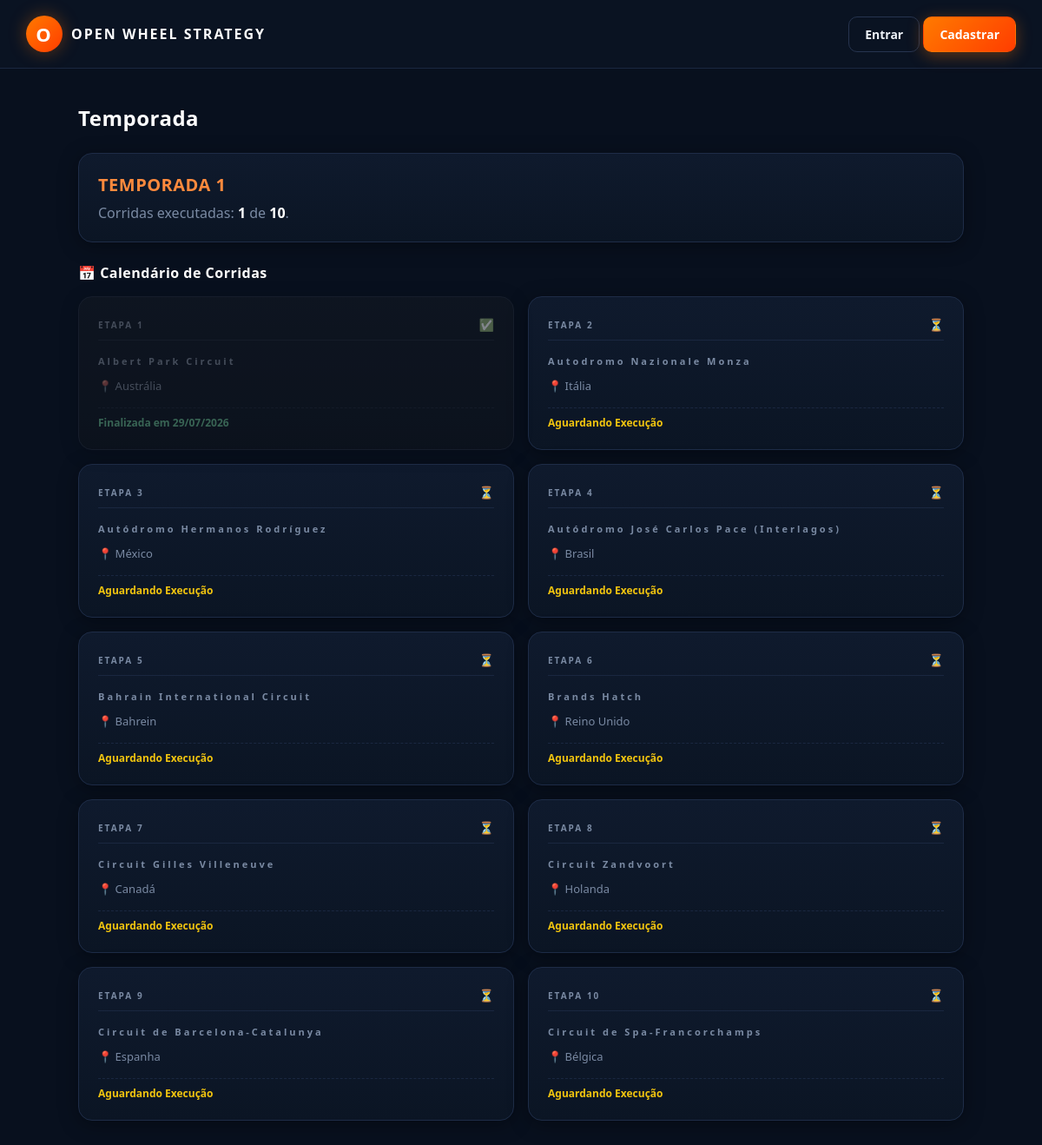
Before: /temporada with the older database file.
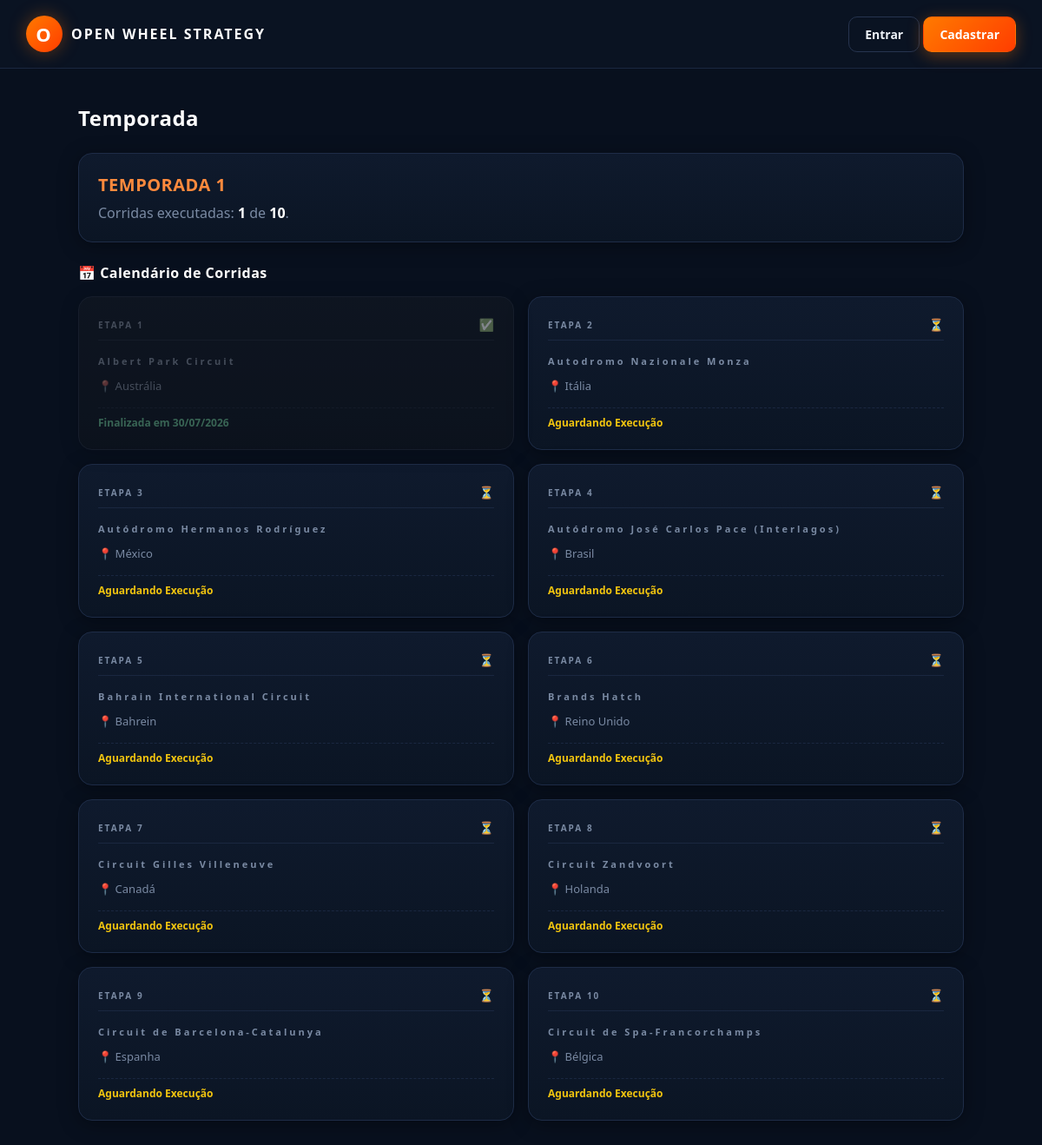
After: the same page with the newer database file.
### models_temporada.py (models this page shows, shortened)
class Temporada(db.Model):
    __tablename__ = "temporadas"
    id = db.Column(db.Integer, primary_key=True)
    nome = db.Column(db.String(120), nullable=False)
    ativa = db.Column(db.Boolean, default=False, nullable=False)
    data_criacao = db.Column(db.DateTime, default=datetime.utcnow)
    corridas_agendadas = db.relationship(
        "CorridaAgendada", backref="temporada",
        cascade="all, delete-orphan",
        order_by="CorridaAgendada.ordem",
    )
    @classmethod
    def ativa_atual(cls):
        try:
            return cls.query.filter_by(ativa=True).first()
        except (OperationalError, ProgrammingError, NoSuchTableError):
            return None
    def total_corridas(self):
        return len(self.corridas_agendadas)
    def corridas_executadas(self):
        return sum(1 for c in self.corridas_agendadas if c.executada)

class CorridaAgendada(db.Model):
    __tablename__ = "corridas_agendadas"
    id = db.Column(db.Integer, primary_key=True)
    temporada_id = db.Column(db.Integer, db.ForeignKey("temporadas.id"), nullable=False)
    pista_real_id = db.Column(db.Integer, nullable=False)
    pista_nome = db.Column(db.String(120))
    ordem = db.Column(db.Integer, nullable=False)
    executada = db.Column(db.Boolean, default=False, nullable=False)
    data_execucao = db.Column(db.DateTime)
    resultado_json = db.Column(db.Text, default="[]")
    def resultados(self):
        try:
            return json.loads(self.resultado_json or "[]")
        except (json.JSONDecodeError, TypeError):
            return []

### rotas/temporada.py (the view)
    @app.route("/temporada")
    def temporada_view():
        temporada = Temporada.ativa_atual()
        if not temporada:
            return render_template("temporada.html", temporada=None, ranking=[], pistas_por_id={})
        ranking = ranking_temporada(temporada)
        pistas_por_id = {p["id"]: p for p in listar_pistas_reais()}
        return render_template("temporada.html", temporada=temporada, ranking=ranking, pistas_por_id=pistas_por_id)

### app.py (called while the page is built)
def _registrar_contexto(app):
    @app.context_processor
    def injetar_globais():
        usuario_id = session.get("usuario_id")
        usuario = Usuario.query.get(usuario_id) if usuario_id else None
        return {
            "usuario_logado": usuario,
            "categorias_fornecedor": FORNECEDORES_CONFIG,
            "temporada_ativa": Temporada.ativa_atual(),
        }

### pistas_reais_db.py (called while the page is built)
def obter_conexao():
    conexao = sqlite3.connect(CAMINHO_BANCO)
    conexao.row_factory = sqlite3.Row
    return conexao

def listar_pistas_reais():
    conexao = obter_conexao()
    linhas = conexao.execute("SELECT * FROM pistas_reais ORDER BY nome").fetchall()
    conexao.close()
    return [dict(linha) for linha in linhas]

### rotas/temporada.py (called while the page is built)
def registrar(app):
    @app.route("/pistas-reais")
    def pistas_reais_view():
        criar_banco_pistas_reais()
        pistas = listar_pistas_reais()
        return render_template("pistas_reais.html", pistas=pistas)
    @app.route("/temporada")
    def temporada_view():
        temporada = Temporada.ativa_atual()
        if not temporada:
            return render_template("temporada.html", temporada=None, ranking=[], pistas_por_id={})
        ranking = ranking_temporada(temporada)
        pistas_por_id = {p["id"]: p for p in listar_pistas_reais()}
        return render_template("temporada.html", temporada=temporada, ranking=ranking, pistas_por_id=pistas_por_id)

### templates/temporada.html
{% extends "base.html" %}
{% block css_extra %}
<link rel="stylesheet" href="{{ url_for('static', filename='css/telas/temporada.css') }}">
{% endblock %}
{% block content %}
<h1 class="temp-title">Temporada</h1>
{% if not temporada %}
    <div class="ows-alert ows-alert-info">
        Nenhuma temporada ativa no momento. Peça pro admin criar uma em
        <code class="temp-code">/admin/temporadas</code>.
    </div>
{% else %}
    <div class="ows-card temp-mb">
        <h2 class="temp-card-title">{{ temporada.nome }}</h2>
        <p class="ows-muted ows-m-0">
            Corridas executadas: <strong class="ows-strong">{{ temporada.corridas_executadas() }}</strong>
            de <strong class="ows-strong">{{ temporada.total_corridas() }}</strong>.
        </p>
    </div>
    <h2 class="temp-subtitle">📅 Calendário de Corridas</h2>
    <div class="ows-grid-3">
        {% for corrida in temporada.corridas_agendadas %}
        {% set pista = pistas_por_id.get(corrida.pista_real_id) %}
        <div class="ows-card temp-calendar-card {% if corrida.executada %}temp-card-done{% endif %}">
            <div class="temp-calendar-header">
                <span class="ows-badge-label">ETAPA {{ corrida.ordem }}</span>
                {% if corrida.executada %}
                    <span class="temp-status-icon">✅</span>
                {% else %}
                    <span class="temp-status-icon">⏳</span>
                {% endif %}
            </div>
            <h3 class="temp-track-name">{{ corrida.pista_nome or (pista.nome if pista else '?') }}</h3>
            <p class="ows-muted temp-track-country">📍 {{ pista.pais if pista else '-' }}</p>
            <div class="temp-calendar-footer">
                {% if corrida.executada %}
                    <span class="temp-date-done">
                        Finalizada
                        {% if corrida.data_execucao %}
                            em {{ corrida.data_execucao.strftime('%d/%m/%Y') }}
                        {% endif %}
                    </span>
                {% else %}
                    <span class="temp-date-wait">Aguardando Execução</span>
                {% endif %}
            </div>
        </div>
        {% else %}
        <div class="ows-alert ows-alert-warning temp-empty-grid">
            Nenhuma corrida no calendário.
        </div>
        {% endfor %}
    </div>
{% endif %}
{% endblock %}

### templates/base.html (shortened to what this page needs)
<!DOCTYPE html>
<html lang="pt-br">
<head>
    <link href="{{ url_for('static', filename='css/variaveis.css') }}" rel="stylesheet">
    <link href="{{ url_for('static', filename='css/base.css') }}" rel="stylesheet">
    <link href="{{ url_for('static', filename='css/componentes.css') }}" rel="stylesheet">
    <link href="{{ url_for('static', filename='css/formularios.css') }}" rel="stylesheet">
    {% block css_extra %}{% endblock %}
</head>
<body>
{% if usuario_logado %}
<div class="ows-shell">
    <aside class="ows-sidebar">
        <div class="ows-logo">
            <div class="ows-logo-mark">O</div>
            <div class="ows-logo-text">OPEN WHEEL<br><span>STRATEGY</span></div>
        </div>
        <div class="ows-menu-section">COMANDO</div>
        <a href="{{ url_for('home') }}" class="ows-menu-link {% if request.endpoint == 'home' %}active{% endif %}"><span class="ows-icon">🏠</span> Painel</a>
        <a href="{{ url_for('minha_equipe') }}" class="ows-menu-link {% if request.endpoint == 'minha_equipe' %}active{% endif %}"><span class="ows-icon">🏎️</span> Minha Equipe</a>
        <a href="{{ url_for('desenvolvimento_view') }}" class="ows-menu-link {% if request.endpoint == 'desenvolvimento_view' %}active{% endif %}"><span class="ows-icon">📈</span> Desenvolvimento</a>
        <a href="{{ url_for('treinamento_view') }}" class="ows-menu-link {% if request.endpoint == 'treinamento_view' %}active{% endif %}"><span class="ows-icon">🔧</span> Treinamento</a>
        <div class="ows-menu-section">CORRIDA</div>
        <a href="{{ url_for('montagem_fim_de_semana') }}" class="ows-menu-link {% if request.endpoint == 'montagem_fim_de_semana' %}active{% endif %}"><span class="ows-icon">🔧</span> Montagem Fim de Semana</a>
        <a href="{{ url_for('treino_livre_view') }}" class="ows-menu-link {% if request.endpoint == 'treino_livre_view' %}active{% endif %}"><span class="ows-icon">📋</span> Treino Livre</a>
        <a href="{{ url_for('treino_oficial_view') }}" class="ows-menu-link {% if request.endpoint == 'treino_oficial_view' %}active{% endif %}"><span class="ows-icon">📊</span> Treino Oficial</a>
        <a href="{{ url_for('estrategia_corrida_view') }}" class="ows-menu-link {% if request.endpoint == 'estrategia_corrida_view' %}active{% endif %}"><span class="ows-icon">🎯</span> Estratégia</a>
        <div class="ows-menu-section">CAMPEONATO</div>
        <a href="{{ url_for('temporada_view') }}" class="ows-menu-link {% if request.endpoint == 'temporada_view' %}active{% endif %}"><span class="ows-icon">🏆</span> Temporada</a>
        <a href="{{ url_for('classificacao_view') }}" class="ows-menu-link {% if request.endpoint == 'classificacao_view' %}active{% endif %}"><span class="ows-icon">⏱️</span> Classificação</a>
        <a href="{{ url_for('corrida_view') }}" class="ows-menu-link {% if request.endpoint == 'corrida_view' %}active{% endif %}"><span class="ows-icon">🏁</span> Replay da Corrida</a>
        <a href="{{ url_for('pistas_reais_view') }}" class="ows-menu-link {% if request.endpoint == 'pistas_reais_view' %}active{% endif %}"><span class="ows-icon">🗺️</span> Pistas</a>
        {% if usuario_logado.eh_admin %}
        <div class="ows-menu-section">SISTEMA</div>
        <a href="{{ url_for('admin_dashboard') }}" class="ows-menu-link {% if request.endpoint == 'admin_dashboard' %}active{% endif %}"><span class="ows-icon">⚙️</span> Administração</a>
        {% endif %}
    </aside>
    <div class="ows-main">
        <header class="ows-topbar">
            <div class="ows-topbar-title">CENTRO DE COMANDO</div>
            <div class="ows-topbar-right">
                {% if temporada_ativa %}
                <div class="ows-badge">
                    <div class="ows-badge-label">TEMPORADA</div>
                    <div class="ows-badge-value">{{ temporada_ativa.nome }}</div>
                </div>
                {% endif %}
                <div class="ows-badge">
                    <div class="ows-badge-label">USUÁRIO</div>
                    <div class="ows-badge-value">{{ usuario_logado.email }}</div>
                </div>
                <a href="{{ url_for('logout') }}" class="ows-btn ows-btn-ghost">Sair</a>
            </div>
        </header>
        <div class="ows-content">
            {% with messages = get_flashed_messages(with_categories=true) %}
                {% if messages %}
                    {% for category, message in messages %}
                        <div class="ows-alert ows-alert-{{ category }}">
                            {{ message }}
                        </div>
                    {% endfor %}
                {% endif %}
            {% endwith %}
            {% block content %}{% endblock %}
        </div>
    </div>
</div>
{% else %}
<div class="ows-guest">
    <header class="ows-guest-topbar">
        <a class="ows-guest-brand" href="{{ url_for('home') }}">
            <span class="ows-logo-mark">O</span> OPEN WHEEL STRATEGY
        </a>
        <div>
            <a class="ows-btn ows-btn-ghost" href="{{ url_for('login') }}">Entrar</a>
            <a class="ows-btn ows-btn-primary" href="{{ url_for('registrar') }}">Cadastrar</a>
        </div>
    </header>
    <main class="ows-guest-content">
        {{ self.content() }}
    </main>
</div>
{% endif %}
</body>
</html>

### static/css/variaveis.css (style rules this page uses)
:root { --font-family: 'Segoe UI', 'Inter', Tahoma, sans-serif; --font-mono: 'Courier New', Courier, monospace; --bg-body: #08101e; --bg-sidebar: #0b1524; --bg-topbar: #0a1322; --bg-surface: #101c30; --bg-card-start: #0f1a2d; --bg-card-end: #0b1524; --bg-hover: #0f1c30; --text-white: #ffffff; --text-main: #eef2f8; --text-muted: #b2bccb; --text-label: #7a8aa3; --text-dark: #5a6a83; --color-primary: #ff7a00; --color-primary-dark: #ff3d00; --color-primary-light: #ff8a3d; --color-primary-faded: rgba(255, 122, 0, 0.15); --color-primary-border: rgba(255, 122, 0, 0.35); --color-danger: #b93030; --color-danger-light: #ffb0b0; --color-danger-bg: rgba(255, 70, 70, 0.1); --color-danger-border: rgba(255, 70, 70, 0.4); --color-success: #2ecc71; --color-success-light: #8fe2a0; --color-success-bg: rgba(46, 125, 50, 0.12); --color-success-border: rgba(46, 125, 50, 0.4); --color-warning: #f1c40f; --color-warning-bg: rgba(241, 196, 15, 0.1); --color-warning-border: rgba(241, 196, 15, 0.4); --color-info: #3498db; --color-info-bg: rgba(52, 152, 219, 0.1); --color-info-border: rgba(52, 152, 219, 0.4); --border-light: #26344f; --border-main: #1e2c47; --border-dark: #1a2740; --shadow-card: 0 4px 22px rgba(0, 0, 0, 0.35); --shadow-btn-primary: 0 4px 18px rgba(255, 120, 0, 0.35); --shadow-logo: 0 0 20px rgba(255, 120, 0, 0.35); --spacing-sm: 8px; --spacing-md: 16px; --spacing-lg: 24px; --spacing-xl: 32px; --radius-sm: 4px; --radius-md: 10px; --radius-lg: 16px; --radius-xl: 20px; }

### static/css/base.css (style rules this page uses)
* { box-sizing: border-box; }
html, body { margin: 0; padding: 0; font-family: var(--font-family); background: var(--bg-body); color: var(--text-main); min-height: 100vh; }
a { color: inherit; text-decoration: none; }
h1, h2, h3, h4 { margin: 0 0 12px 0; letter-spacing: 0.5px; }
p { margin: 0 0 12px 0; color: var(--text-muted); }
.ows-logo-mark { width: 42px; height: 42px; border-radius: 50%; background: linear-gradient(135deg, var(--color-primary), var(--color-primary-dark)); display: flex; align-items: center; justify-content: center; font-weight: 800; font-size: 22px; color: var(--text-white); box-shadow: var(--shadow-logo); }
.ows-guest { min-height: 100vh; background: var(--bg-body); display: flex; flex-direction: column; }
.ows-guest-topbar { display: flex; justify-content: space-between; align-items: center; padding: 18px 30px; border-bottom: 1px solid var(--border-dark); background: var(--bg-topbar); }
.ows-guest-brand { font-weight: 800; letter-spacing: 2px; display: flex; align-items: center; gap: 10px; color: var(--text-white); }
.ows-guest-content { padding: 40px; max-width: 1100px; margin: 0 auto; width: 100%; flex: 1; }

### static/css/componentes.css (style rules this page uses)
.ows-grid-3 { display: grid; grid-template-columns: repeat(3, 1fr); gap: var(--spacing-md); }
@media (max-width: 1200px) { .ows-grid-3 { grid-template-columns: 1fr 1fr; } }
.ows-card { background: linear-gradient(180deg, var(--bg-card-start), var(--bg-card-end)); border: 1px solid var(--border-main); border-radius: var(--radius-lg); padding: 22px; box-shadow: var(--shadow-card); }
.ows-card h3 { font-size: 11px; letter-spacing: 3px; color: var(--text-label); font-weight: 700; margin-bottom: 12px; }
.ows-btn { display: inline-block; padding: 10px 18px; border-radius: var(--radius-md); font-weight: 600; font-size: 14px; cursor: pointer; border: 1px solid transparent; transition: all .15s ease; text-align: center; }
.ows-btn-primary { background: linear-gradient(135deg, var(--color-primary), var(--color-primary-dark)); color: var(--text-white); box-shadow: var(--shadow-btn-primary); }
.ows-btn-ghost { background: transparent; color: var(--text-main); border-color: var(--border-light); }
.ows-badge-label { font-size: 10px; letter-spacing: 2px; color: var(--text-label); font-weight: 700; }
.ows-muted { color: var(--text-label); }
.ows-strong { color: var(--text-white); font-weight: 600; }
.ows-m-0 { margin: 0 !important; }

Changed rows visible on the page:
changed CorridaAgendada "Albert Park Circuit": data_execucao "29/07/2026" → "30/07/2026"
